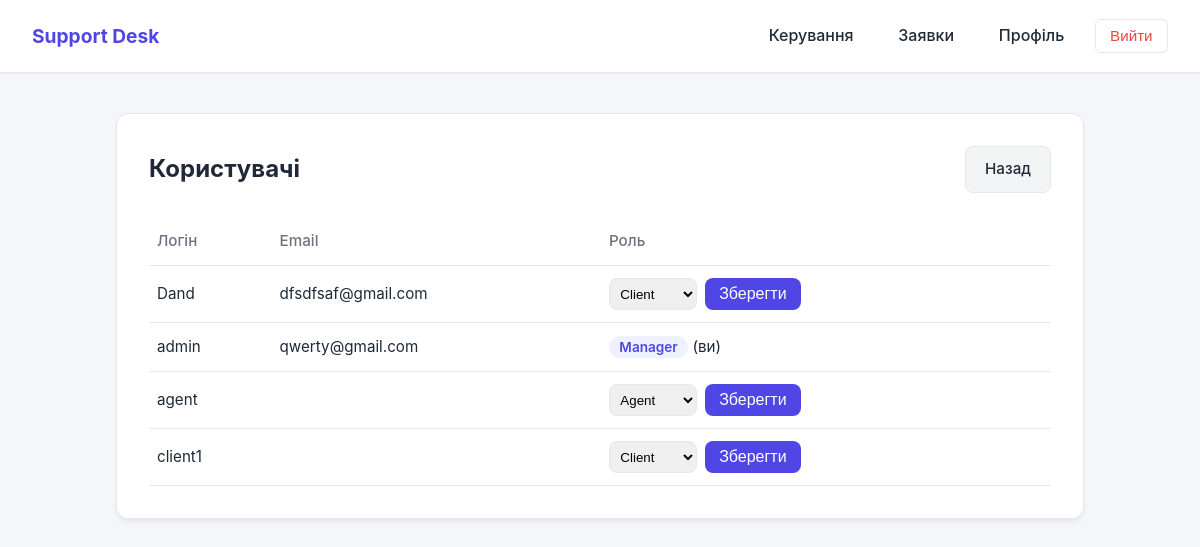
/manage/users/ (signed in), run on the app's committed database.
### applications/accounts/models.py (models this page shows, shortened)
class User(AbstractUser):
    class Role(models.TextChoices):
        CLIENT = 'client', 'Client'
        AGENT = 'agent', 'Agent'
        MANAGER = 'manager', 'Manager'
    role = models.CharField(
        max_length=20,
        choices=Role.choices,
        default=Role.CLIENT,
        verbose_name='Роль',
    )

### applications/manageboard/views.py (the view)
# urls.py: path('users/', views.users_view, name='manage_users'),
@manager_required
def users_view(request):
    context = {'users': get_all_users(), 'roles': User.Role.choices}
    return render(request, 'manageboard/users.html', context)

### applications/accounts/selectors/user_selectors.py (called while the page is built)
def get_all_users():
    return User.objects.all().order_by('username')

### applications/manageboard/templates/manageboard/users.html (shortened to what this page needs)
{% extends 'applications/base.html' %}
{% block content %}
<div class="card card-wide">
    <div class="page-header">
        <h2>Користувачі</h2>
        <a href="{% url 'manage_dashboard' %}" class="btn-secondary" style="width:auto;margin-top:0">Назад</a>
    </div>
    <table class="table">
        <thead><tr><th>Логін</th><th>Email</th><th>Роль</th><th></th></tr></thead>
        <tbody>
            {% for u in users %}
            <tr>
                <td>{{ u.username }}</td>
                <td>{{ u.email }}</td>
                <td>
                    {% if u.id == user.id %}
                        <span class="role-badge">{{ u.get_role_display }}</span> (ви)
                    {% else %}
                    <form method="post" action="{% url 'manage_user_role' u.id %}" style="display:flex;gap:0.5rem">
                        <select name="role" style="padding:0.4rem;border:1px solid var(--border-color);border-radius:8px">
                            {% for value, label in roles %}
                            <option value="{{ value }}" {% if value == u.role %}selected{% endif %}>{{ label }}</option>
                            {% endfor %}
                        </select>
                        <button type="submit" class="btn-primary" style="width:auto;margin-top:0;padding:0.4rem 0.9rem">Зберегти</button>
                    </form>
                    {% endif %}
                </td>
                <td></td>
            </tr>
            {% endfor %}
        </tbody>
    </table>
</div>
{% endblock %}

### data on the page
User: username "Dand", email "dfsdfsaf@gmail.com", role "Client"
User: username "admin", email "qwerty@gmail.com", role "Manager"
User: username "agent", role "Agent"
User: username "client1", role "Client"
